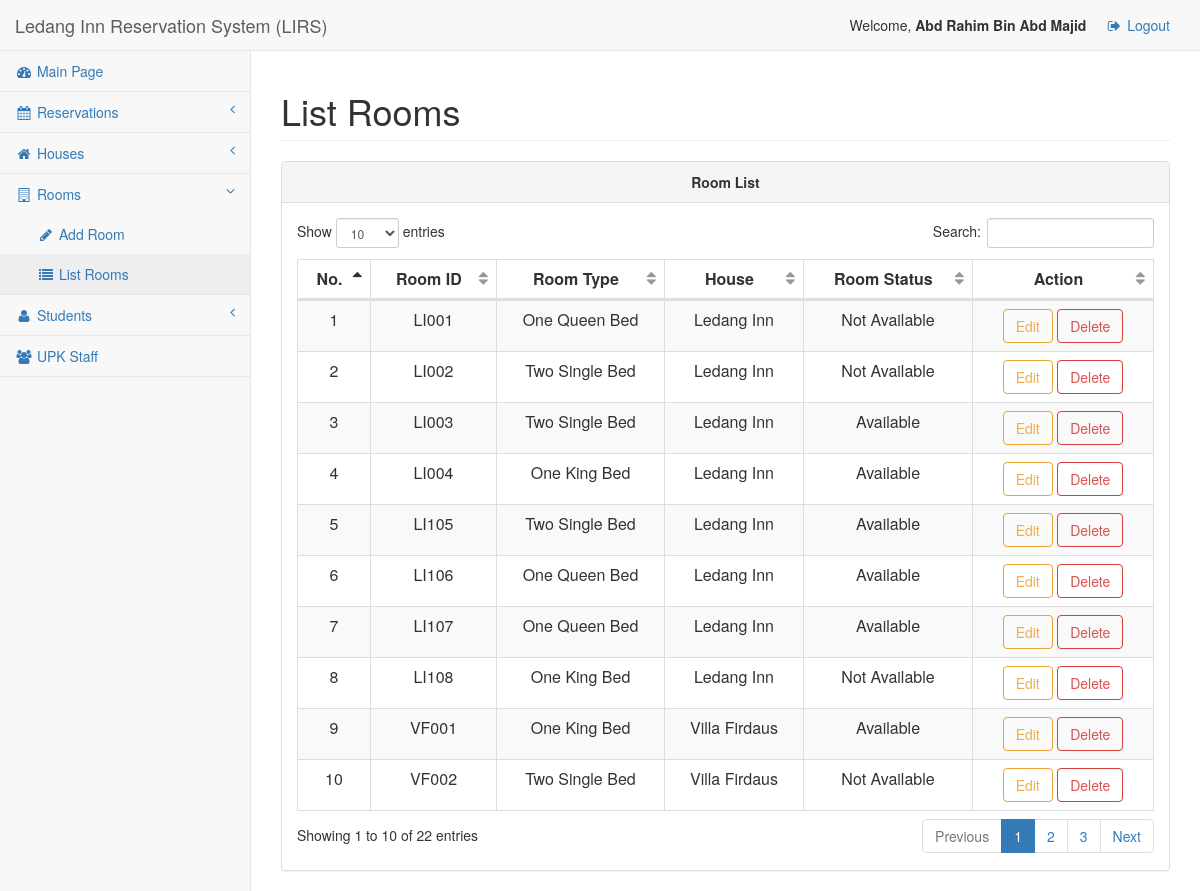
The page /list_room.php (signed in) on the database its author committed.
### tables this page shows
CREATE TABLE `ROOM` (
  `R_ID` varchar(5) NOT NULL,
  `R_TYPE` varchar(2) NOT NULL,
  `R_HOUSE` varchar(3) NOT NULL,
  `R_STAT` tinyint(1) NOT NULL DEFAULT 1
);

CREATE TABLE `HOUSE` (
  `H_ID` varchar(3) NOT NULL,
  `H_NAME` varchar(100) NOT NULL
);

### list_room.php (the view, shortened to what this page needs)
<html lang="en">
<head>
    <link href="bower_components/bootstrap/dist/css/bootstrap.min.css" rel="stylesheet">
    <link href="bower_components/metisMenu/dist/metisMenu.min.css" rel="stylesheet">
    <link href="bower_components/datatables-plugins/integration/bootstrap/3/dataTables.bootstrap.css" rel="stylesheet">
    <link href="bower_components/datatables-responsive/css/dataTables.responsive.css" rel="stylesheet">
    <link href="dist/css/sb-admin-2.css" rel="stylesheet">
    <link href="bower_components/font-awesome/css/font-awesome.min.css" rel="stylesheet" type="text/css">
</head>
<body>
    <div id="wrapper">
        <nav class="navbar navbar-default navbar-static-top" role="navigation" style="margin-bottom: 0">
            <div class="navbar-header">
                <a class="navbar-brand" href="index.php">Ledang Inn Reservation System (LIRS)</a>
            </div>
            <ul class="nav navbar-top-links navbar-right">
				<li class="dropdown">
					Welcome, <strong><?php print($_SESSION["NAME"]); ?></strong>
				</li>
                <li class="dropdown">
					<a href="logout.php">
                        <i class="fa fa-sign-out fa-fw"></i> Logout
                    </a>
                </li>
            </ul>
            <div class="navbar-default sidebar" role="navigation">
                <div class="sidebar-nav navbar-collapse">
                    <ul class="nav" id="side-menu">
						<?php
							include('nav.php');
						?>
                    </ul>
                </div>
            </div>
        </nav>
        <div id="page-wrapper">
			<div class="row">
				<div class="col-lg-12">
					<h1 class="page-header">List Rooms</h1>
                </div>
            </div>
            <div class="row">
                <div class="col-lg-12">
                    <div class="panel panel-default">
                        <div class="panel-heading">
                            <center><b>Room List</b></center>
                        </div>
                        <div class="panel-body">
                            <div class="dataTable_wrapper">
                                <table class="table table-striped table-bordered table-hover" id="dataTables-data">
                                    <thead>
                                        <tr>
                                            <td align="center"><b>No.</b></td>
                                            <td align="center"><b>Room ID</b></td>
                                            <td align="center"><b>Room Type</b></td>
                                            <td align="center"><b>House</b></td>
                                            <td align="center"><b>Room Status</b></td>
											<td align="center"><b>Action</b></td>
                                        </tr>
                                    </thead>
                                    <tbody>
                        <?php
							$BIL = 1;
							$sql_choose = "SELECT * FROM ROOM ORDER BY R_HOUSE, R_ID";
							$result_choose = mysql_query($sql_choose);
							while ($row = mysql_fetch_array($result_choose))
							{
								$R_ID 		= $row["R_ID"];
								$R_TYPE 	= $row["R_TYPE"];
								$R_HOUSE	= $row["R_HOUSE"];
								$R_STAT 	= $row["R_STAT"];
								if($R_TYPE == "TS")
								{	$R_TYPE = "Two Single Bed";	}
								elseif($R_TYPE == "QB")
								{	$R_TYPE = "One Queen Bed";	}
								elseif($R_TYPE == "KB")
								{	$R_TYPE = "One King Bed";	}
								$sql_display = "SELECT H_NAME FROM HOUSE WHERE H_ID = '$R_HOUSE'";
								$result_dispay = mysql_query($sql_display);
								while($row = mysql_fetch_array($result_dispay)) { $DHOUSE = $row["H_NAME"]; }
								if($R_STAT == true)
								{	$R_STAT = "Available";	}
								else
								{	$R_STAT = "Not Available";	}
								echo "<tr>\n\t\t\t\t\t\t\t";
								echo "<td align=\"center\">$BIL</td>\n\t\t\t\t\t\t\t";
								echo "<td align=\"center\">$R_ID</td>\n\t\t\t\t\t\t\t
										<td align=\"center\">$R_TYPE</td>\n\t\t\t\t\t\t\t
										<td align=\"center\">$DHOUSE</td>\n\t\t\t\t\t\t\t
										<td align=\"center\">$R_STAT</td>\n\t\t\t\t\t\t\t";
								echo "<td align=\"center\"> <a href=\"edit_room.php?ID=$R_ID\"><button type=\"button\"  class=\"btn btn-outline btn-warning\">Edit</button></a> <button type=\"button\"  class=\"btn btn-outline btn-danger\" value=\"Delete\" onClick='confirmDel(\"$R_ID\")'>Delete</button> </td>\n\t\t\t\t\t\t\t";
								echo "</tr>\n\t\t\t\t\t\t";
								$BIL++;
							}
                        ?>
									</tbody>
                                </table>
                            </div>
                        </div>
                    </div>
                </div>
            </div>
		</div>
    </div>
</body>
</html>

### nav.php (shortened to what this page needs)
<li>
	<a href="main.php"><i class="fa fa-dashboard fa-fw"></i> Main Page</a>
</li>
<?php
if($_SESSION["PRIV"] == "SUPK")
{
?>
<li>
	<a href="#"><i class="fa fa-calendar fa-fw"></i> Reservations<span class="fa arrow"></span></a>
</li>
<li>
	<a href="#"><i class="fa fa-home fa-fw"></i> Houses<span class="fa arrow"></span></a>
</li>
<li>
	<a href="#"><i class="fa fa-building-o fa-fw"></i> Rooms<span class="fa arrow"></span></a>
	<ul class="nav nav-second-level">
		<li>
			<a href="add_room.php"><i class="fa fa-pencil fa-fw"></i> Add Room</a>
		</li>
		<li>
			<a href="list_room.php"><i class="fa fa-list fa-fw"></i> List Rooms</a>
		</li>
	</ul>
</li>
<li>
	<a href="#"><i class="fa fa-user fa-fw"></i> Students<span class="fa arrow"></span></a>
</li>
<li>
	<a href="upk.php"><i class="fa fa-users fa-fw"></i> UPK Staff</span></a>
</li>
<?php
}
?>

### rows shown on the page
room: R_ID "LI001", R_TYPE "One Queen Bed", R_HOUSE.H_NAME "Ledang Inn", R_STAT "Not Available"
room: R_ID "LI002", R_TYPE "Two Single Bed", R_HOUSE.H_NAME "Ledang Inn", R_STAT "Not Available"
room: R_ID "LI003", R_TYPE "Two Single Bed", R_HOUSE.H_NAME "Ledang Inn", R_STAT "Available"
room: R_ID "LI004", R_TYPE "One King Bed", R_HOUSE.H_NAME "Ledang Inn", R_STAT "Available"
room: R_ID "LI105", R_TYPE "Two Single Bed", R_HOUSE.H_NAME "Ledang Inn", R_STAT "Available"
room: R_ID "LI106", R_TYPE "One Queen Bed", R_HOUSE.H_NAME "Ledang Inn", R_STAT "Available"
room: R_ID "LI107", R_TYPE "One Queen Bed", R_HOUSE.H_NAME "Ledang Inn", R_STAT "Available"
room: R_ID "LI108", R_TYPE "One King Bed", R_HOUSE.H_NAME "Ledang Inn", R_STAT "Not Available"
room: R_ID "VF001", R_TYPE "One King Bed", R_HOUSE.H_NAME "Villa Firdaus", R_STAT "Available"
room: R_ID "VF002", R_TYPE "Two Single Bed", R_HOUSE.H_NAME "Villa Firdaus", R_STAT "Not Available"

### other values the page prints
$_SESSION["NAME"] "Abd Rahim Bin Abd Majid"
